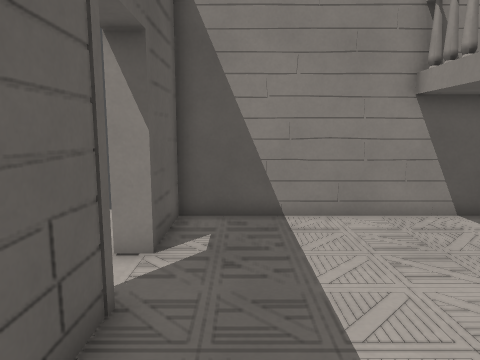
[1] (above)

13 first-person views from a walk through a 3-D level made in the Godot game engine. The camera is 1.2 m above the floor, tilts 8° down and sees 70° across. The floor is counted in squares, 0.5 m on a side. Each view is taken from the middle of a square. On the plan, view 1 faces up. The plan holds only what a view shows up to about 20 squares ahead; the rest is blank. The place goes on beyond the plan.

[2]
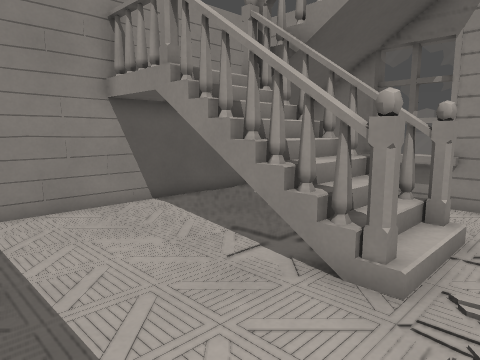

[3]
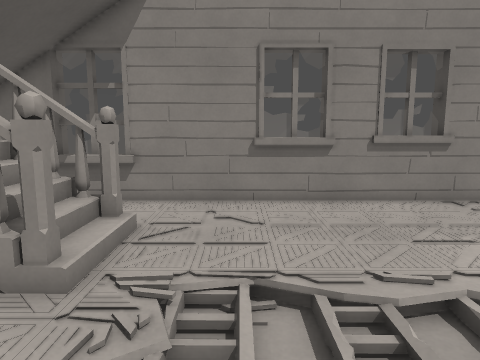

[4]
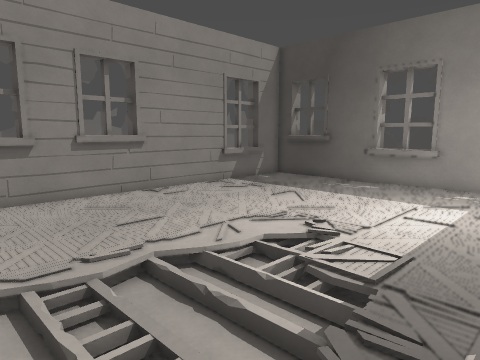

[5]
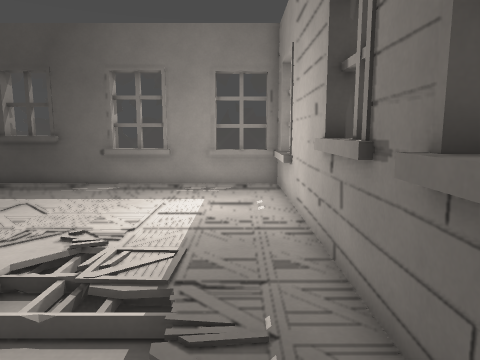

[6]
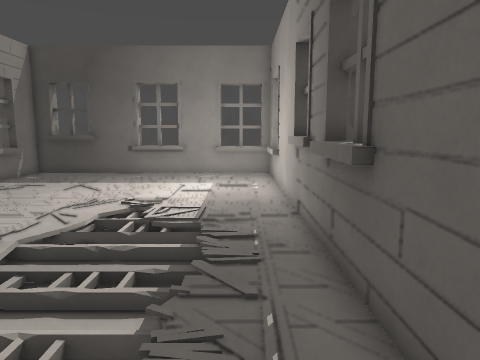

[7]
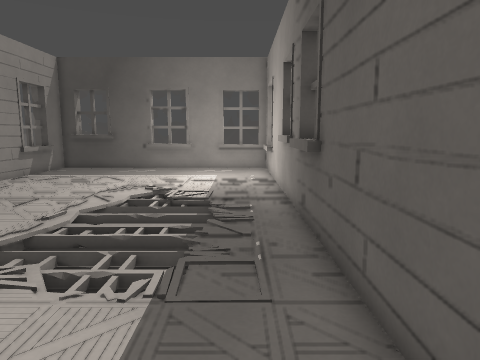

[8]
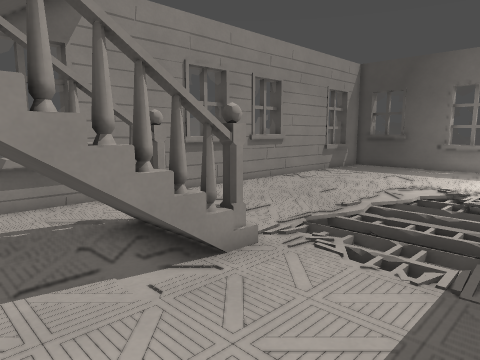

[9]
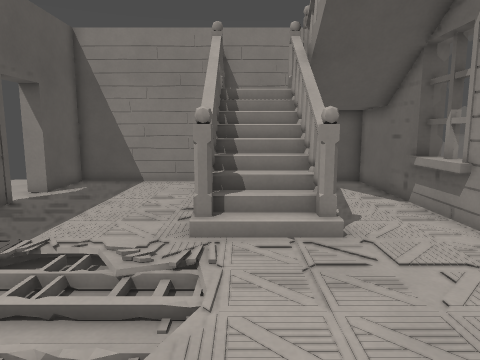

[10]
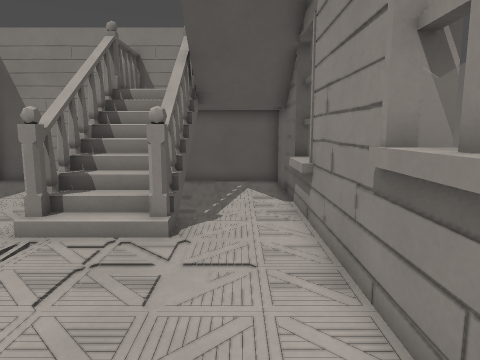

[11]
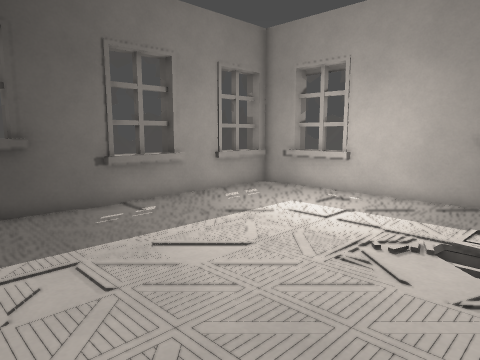

[12]
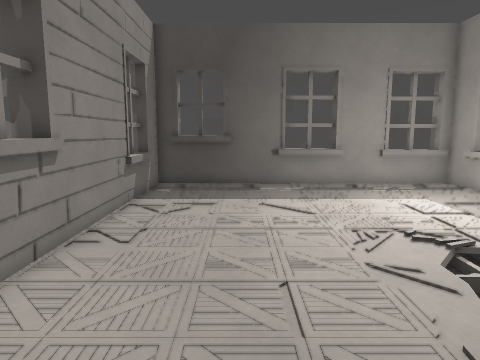

[13]
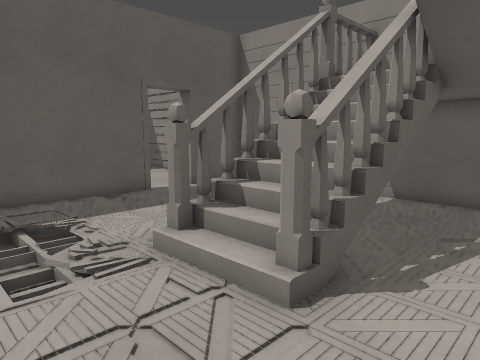

### Floor plan
Key: @ floor where view 1 was taken; # wall or solid block; x gap in a wall; . main floor; - floor 0.25 m lower than the main floor; / step, stairs or slope; = window, fence, low wall or low ledge; ^ raised ledge; T thing the floor can be seen under or through.
Columns run from 2 left of view 1 to 13 right of it. Each row starts with its distance up from view 1.
 10 ###############
  9 #.............#
  8 #.............#
  7 #......T  T...#
  6 .......T^^T...#
  5 .......x^^x...#
  4 #......x^^x...#
  3 #......^^^#...#
  2 #......x//x...#
  1 #......#//#...#
  0 #.@///........#
 -1 #../////......#
 -2 #../////......#
 -3 ##./////......##
 -4 ##.//-//......=#
 -5 ##./---/......##
 -6 #../--//......#
 -7 #..///-.......##
 -8 #....//.......=#
 -9 #..../........##
-10 #.............#
-11 #.............#
-12 #.............#
-13 #.............#
-14 #=............#
-15 #=............#
-16 #=............#
-17 #.............#
-18 ######=#####=##
-19      ####  ###

Where each view was taken, in squares from view 1:
view 1: 0 up, 0 right, facing up
view 2: 1 down, 0 right, facing up-right
view 3: 2 down, 0 right, facing right
view 4: 2 down, 1 left, facing down-right
view 5: 2 down, 0 right, facing down
view 6: 2 up, 0 right, facing down
view 7: 5 up, 0 right, facing down
view 8: 6 up, 0 right, facing down-right
view 9: 7 down, 6 right, facing up
view 10: 7 down, 10 right, facing up
view 11: 7 down, 11 right, facing down-left
view 12: 2 down, 8 right, facing down
view 13: 3 down, 11 right, facing up-left
